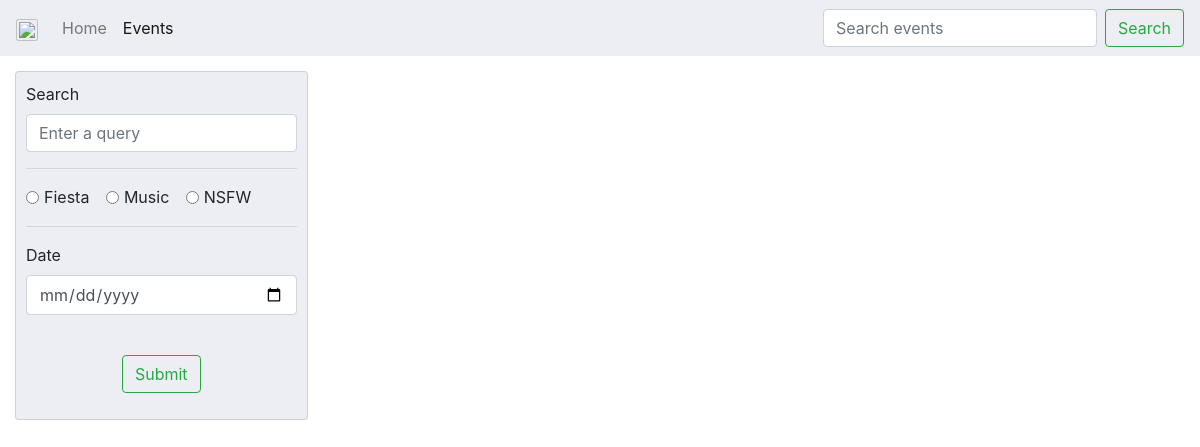
The page /category/music on the database as committed earlier.
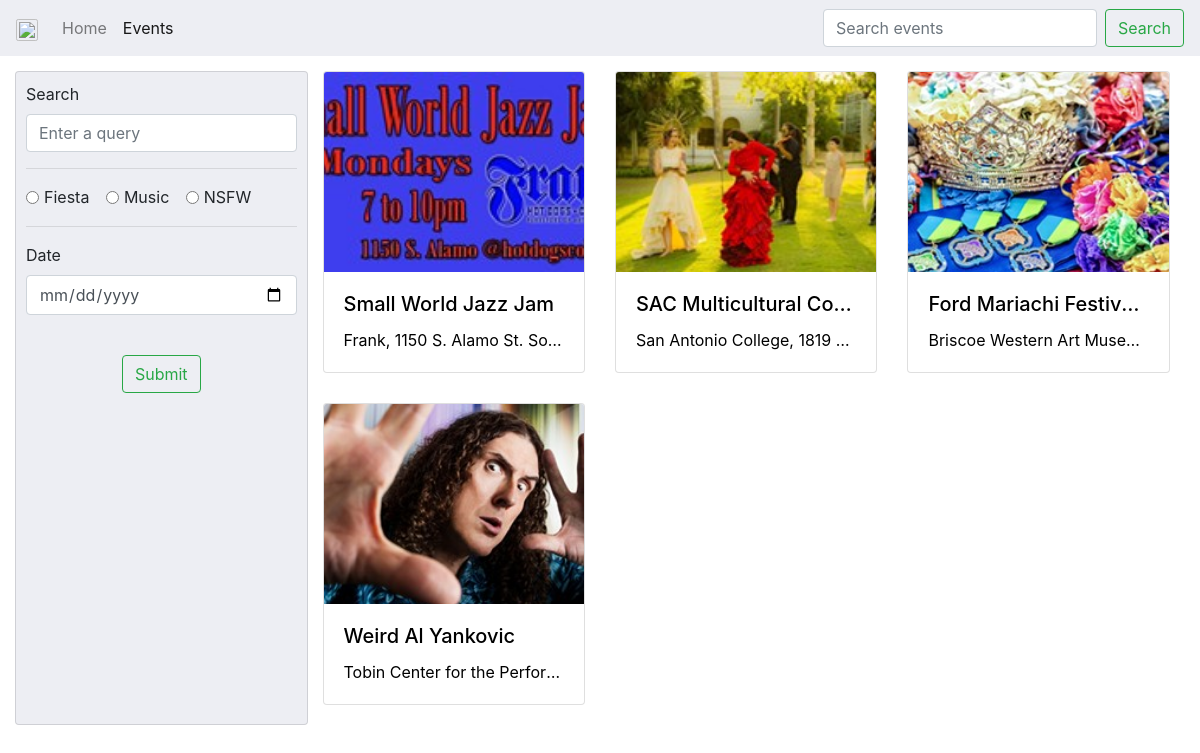
The same page on the database as committed later.
### cal/models.py (models this page shows, shortened)
class Event(models.Model):
    title = models.CharField(max_length=100, primary_key=True)
    desc = models.TextField()
    price = models.DecimalField(max_digits=6, decimal_places=2, default=0)
    venue = models.CharField(max_length=100)
    startDate = models.DateTimeField()
    imgLoc = models.CharField(max_length=100, default='default.jpg')
    category = models.CharField(max_length=100, default='default')
    class Meta:
        ordering = [ 'startDate' ]
    def get_absolute_url(self):
        return reverse('event-detail', args=[self.title])

### cal/views.py (the view)
# urls.py: path('category/<category>' ,views.categoryView.as_view(), name='event-list'),
class categoryView(generic.ListView):
    def get_queryset(self):
    	searchParam = self.kwargs['category']
    	return Event.objects.filter(category__icontains=searchParam)

### cal/templates/cal/event_list.html (shortened to what this page needs)
<!DOCTYPE html>
<html style="height: 100%;">
  <head>
    <link rel="stylesheet" href="https://maxcdn.bootstrapcdn.com/bootstrap/4.0.0/css/bootstrap.min.css">
  </head>
  <body style="height: 100%;">
    <nav class="navbar navbar-expand-lg navbar-light bg-light" style="background-color: #edeef3 !important;">
      <a class="navbar-brand" href="#"><img src="https://cdn3.volusion.com/drk7m.puwj5/v/vspfiles/photos/636_Brown_Women-2.jpg" style="width:70px; padding: 2px; border: 1px solid silver; border-radius: 10%"></a>
      <div class="collapse navbar-collapse" id="navbarNavAltMarkup">
        <div class="navbar-nav">
          <a class="nav-item nav-link" href="/">Home</a>
          <a class="nav-item nav-link active" href="/events">Events</a>
        </div>
        <form class="form-inline my-2 my-lg-0 ml-auto" id="nav-form" onsubmit="submitNavForm()">
          <input class="form-control mr-sm-2" type="search" id="navSearchBar" placeholder="Search events" aria-label="Search events">
          <button class="btn btn-outline-success my-2 my-sm-0" onclick="submitNavForm()">Search</button>
        </form>
      </div>
    </nav>
    <div class="row" style="padding: 15px; width: 100%; margin: 0px;">
      <div class="col-md-3" id="formCol">
        <form id="filter-form" class="collapse" action="#" onsubmit="submitForm()">
          <div class="form-group">
            <label for="searchBar">Search</label>
            <input type="text" name="query" class="form-control" id="searchBar" placeholder="Enter a query">
          </div>
          <hr/>
          <div class="form-group">
            <div class="form-check form-check-inline">
              <input class="form-check-input" type="radio" name="form-category" id="cat1" value="Fiesta">
              <label class="form-check-label" for="cat1">Fiesta</label>
            </div>
            <div class="form-check form-check-inline">
              <input class="form-check-input" type="radio" name="form-category" id="cat2" value="Music">
              <label class="form-check-label" for="cat2">Music</label>
            </div>
            <div class="form-check form-check-inline">
              <input class="form-check-input" type="radio" name="form-category" id="cat3" value="NSFW">
              <label class="form-check-label" for="cat3">NSFW</label>
            </div>
          </div>
          <hr/>
          <div class="form-group">
            <label for="form-date">Date</label>
            <input type="date" name="date" class="form-control" id="form-date">
          </div>
          <br/>
          <p class="text-center">
            <button class="btn btn-outline-success center" onclick="submitForm()">Submit</button>
          </p>
        </form>
      </div>
      <div class="col-md-9">
        <div class="row">
          {% if event_list %}
            {% for event in event_list %}
            <div class="col-lg-4 col-md-6 col-sm-6">
              <a href="{{event.get_absolute_url}}">
                <div class="card event-card">
                  {% load static %}
                  <img class="card-img-top" src="{% static event.imgLoc %}" alt="default image" style="height: 200px; object-fit: cover;">
                  <div class="card-body" style="height: 100px;">
                    <h5 class="card-title text-truncate">{{ event.title }}</h5>
                    <p class="card-text text-truncate">{{ event.venue }}</p>
                  </div>
                </div>
              </a>
            </div>
            {% endfor %}
          {% endif %}
        </div>
      </div>
    </div>
  </body>
</html>

Rows that differ between the two databases and show on the page:
now on this page (row edited): Event: imgLoc (picture), title "Small World Jazz Jam", venue "Frank, 1150 S. Alamo St. So…"
now on this page (row edited): Event: imgLoc (picture), title "SAC Multicultural Co…", venue "San Antonio College, 1819…"
now on this page (row edited): Event: imgLoc (picture), title "Ford Mariachi Festiv…", venue "Briscoe Western Art Muse…"
now on this page (row edited): Event: imgLoc (picture), title "Weird Al Yankovic", venue "Tobin Center for the Perfor…"
